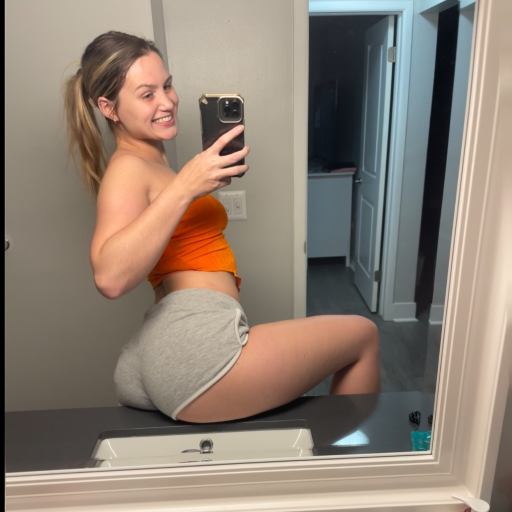
#> input picture test_hard_pose.jpg, 1024 x 1024 px (shown at 1/2 size)
$ python slideshow_factory.py --media-dir ../../.. --out-dir out
#> lines starting #> are read from the running program, lines starting #| are printed output that depends on the picture
### python_packages/reel_factory/reel_factory/fileops.py
"""Locking and atomic-write helpers for reel_factory.

Writers across the package (report/audit/summary emitters, scripts) previously
used bare ``Path.write_text``. A crash mid-write leaves a truncated file, and
concurrent writers (cron + interactive runs) can interleave. These helpers
provide:

- ``atomic_write_text`` / ``atomic_write_json``: write to a temp file in the
  same directory, fsync, then ``os.replace`` so readers only ever observe the
  old or the new complete contents.
- ``file_lock``: advisory inter-process lock (``fcntl.flock``) keyed on a
  sidecar ``.lock`` file, for serializing multi-file write sequences.
"""

from __future__ import annotations

import fcntl
import json
import os
import tempfile
from collections.abc import Iterator
from contextlib import contextmanager
from pathlib import Path
from typing import Any

__all__ = ["atomic_write_json", "atomic_write_text", "file_lock"]


def atomic_write_text(path: Path | str, text: str, *, encoding: str = "utf-8") -> None:
    """Atomically replace ``path`` with ``text`` (temp file + ``os.replace``)."""
    target = Path(path)
    target.parent.mkdir(parents=True, exist_ok=True)
    fd, tmp_name = tempfile.mkstemp(
        prefix=f".{target.name}.", suffix=".tmp", dir=target.parent
    )
    try:
        with os.fdopen(fd, "w", encoding=encoding) as handle:
            handle.write(text)
            handle.flush()
            os.fsync(handle.fileno())
        os.replace(tmp_name, target)
    except BaseException:
        try:
            os.unlink(tmp_name)
        except OSError:
            pass
        raise


# [29 lines left out: functions atomic_write_json, file_lock, not called in this run]

### python_packages/reel_factory/reel_factory/slideshow_factory.py
#!/usr/bin/env python3
"""Build IG-style slideshow/carousel assets from local media.

This is for the cheap content format shown in many "AI UGC slideshow" reels:
one folder of model/reference photos or video frames becomes a batch of still
slides plus an optional stitched MP4 preview. The source media is never edited.
"""

from __future__ import annotations

import argparse
import hashlib
import json
import math
import random
import shutil
import subprocess
import tempfile
from dataclasses import asdict, dataclass
from datetime import UTC, datetime
from pathlib import Path

from PIL import Image, ImageDraw, ImageFont, ImageOps

try:
    from .fileops import atomic_write_text
except ImportError:  # script mode: package dir itself is on sys.path
    from fileops import atomic_write_text

CANVAS_W = 1080
CANVAS_H = 1920
IMAGE_EXTS = {".jpg", ".jpeg", ".png", ".webp", ".heic"}
VIDEO_EXTS = {".mp4", ".mov", ".m4v", ".webm"}
MEDIA_EXTS = IMAGE_EXTS | VIDEO_EXTS


DEFAULT_HOOKS = [
    "People think my diet is weird...",
    "What I eat to stop the food noise",
    "How I look...",
    "pov: people think your diet is weird",
    '"Where are the carbs?"',
    "What I eat to stop me overeating",
    "What I eat to become the healthiest version of myself",
    '"Why don\'t you just eat normal food?"',
]


@dataclass(frozen=True)
class SlideshowItem:
    source_path: str
    kind: str
    source_hash: str
    caption_hash: str
    slide_path: str
    hook: str
    view_count_label: str | None = None


@dataclass(frozen=True)
class SlideshowManifest:
    schema: str
    created_at: str
    title: str
    preset: str
    format: str
    reference_pattern_id: str | None
    generation_id: str | None
    output_width: int
    output_height: int
    duration_seconds: float | None
    media_dir: str
    out_dir: str
    slide_count: int
    reel_path: str | None
    grid_path: str | None
    items: list[SlideshowItem]


def sha256_file(path: Path) -> str:
    h = hashlib.sha256()
    with path.open("rb") as fh:
        for chunk in iter(lambda: fh.read(1024 * 1024), b""):
            h.update(chunk)
    return h.hexdigest()


def discover_media(media_dir: Path) -> list[Path]:
    media_dir = media_dir.expanduser().resolve()
    if not media_dir.exists():
        raise FileNotFoundError(media_dir)
    return sorted(
        p
        for p in media_dir.rglob("*")
        if p.is_file() and p.suffix.lower() in MEDIA_EXTS
    )


def _load_font(
    fonts_dir: Path, *, bold: bool = True, size: int = 54
) -> ImageFont.FreeTypeFont:
    candidates = [
        fonts_dir
        / (
            "InstagramSansCondensed-Bold.woff2"
            if bold
            else "InstagramSansCondensed-Regular.woff2"
        ),
        fonts_dir / "SofiaSansCondensed-Medium.ttf",
        Path("/System/Library/Fonts/Supplemental/Arial Bold.ttf"),
        Path("/System/Library/Fonts/Supplemental/Arial.ttf"),
    ]
    for candidate in candidates:
        if candidate.exists():
            return ImageFont.truetype(str(candidate), size)
    return ImageFont.load_default(size=size)


def _fit_cover(img: Image.Image, size: tuple[int, int]) -> Image.Image:
    return ImageOps.fit(
        img.convert("RGB"), size, method=Image.Resampling.LANCZOS, centering=(0.5, 0.5)
    )


# [24 lines left out: function _extract_video_frame, not called in this run]


def _source_image_for(path: Path, scratch_dir: Path, *, ffmpeg: str = "ffmpeg") -> Path:
    if path.suffix.lower() in IMAGE_EXTS:
        return path
    return _extract_video_frame(path, scratch_dir / f"{path.stem}.jpg", ffmpeg=ffmpeg)


def _wrap_text(
    draw: ImageDraw.ImageDraw, text: str, font: ImageFont.FreeTypeFont, max_width: int
) -> list[str]:
    words = text.split()
    if not words:
        return []
    lines: list[str] = []
    current: list[str] = []
    for word in words:
        trial = " ".join([*current, word])
        bbox = draw.textbbox((0, 0), trial, font=font, stroke_width=2)
        if current and bbox[2] - bbox[0] > max_width:
            lines.append(" ".join(current))
            current = [word]
        else:
            current.append(word)
    if current:
        lines.append(" ".join(current))
    return lines[:3]


def render_slide(
    source_image: Path,
    out_path: Path,
    *,
    hook: str,
    fonts_dir: Path,
    view_count_label: str | None = None,
    preset: str = "mirror_feed",
) -> Path:
#> called with hook = 'People think my diet is weird...', view_count_label = '6,705', preset = 'mirror_feed'
    out_path.parent.mkdir(parents=True, exist_ok=True)
    with Image.open(source_image) as original:
#> original is the input picture: PIL image 1024x1024 RGB; mean R, G, B 142.7, 128.8, 116.2
        canvas = _fit_cover(original, (CANVAS_W, CANVAS_H))
#> in _fit_cover, `return ImageOps.fit( img.convert("RGB"), size, method=Image.Resampling..`:
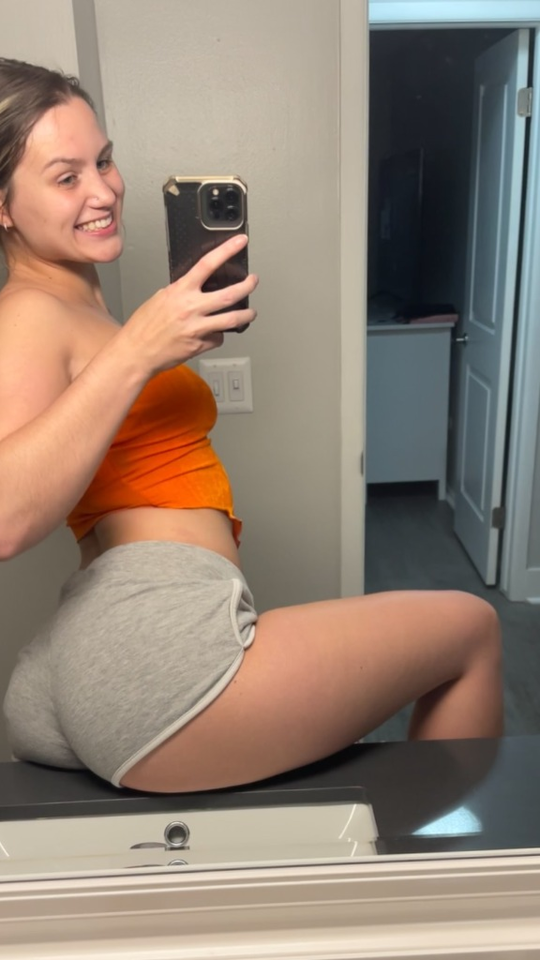
#> returned value: PIL image 1080x1920 RGB (shown at 1/2 size); mean R, G, B 146.8, 129.6, 115.8

    draw = ImageDraw.Draw(canvas)
    title_font = _load_font(fonts_dir, bold=True, size=54)
    stat_font = _load_font(fonts_dir, bold=True, size=64)
    small_font = _load_font(fonts_dir, bold=True, size=40)

    # A tiny vignette keeps white text readable without adding a visible card.
    overlay = Image.new("RGBA", canvas.size, (0, 0, 0, 0))
#> overlay: PIL image 1080x1920 RGBA; every value is 0
    od = ImageDraw.Draw(overlay)
    od.rectangle((0, 0, CANVAS_W, 230), fill=(0, 0, 0, 72))
    od.rectangle((0, CANVAS_H - 230, CANVAS_W, CANVAS_H), fill=(0, 0, 0, 58))
    canvas = Image.alpha_composite(canvas.convert("RGBA"), overlay)
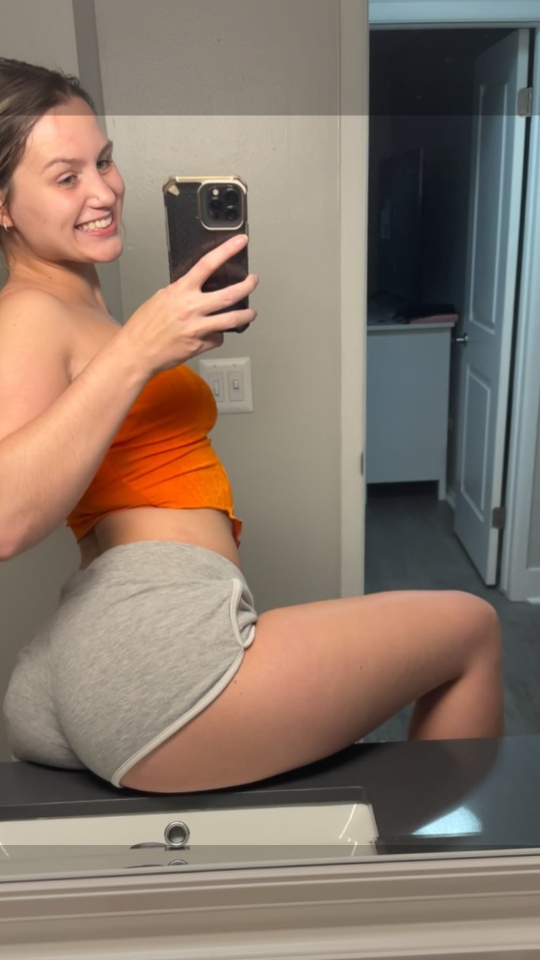
#> canvas: PIL image 1080x1920 RGBA (shown at 1/2 size); mean R, G, B, A 136.4, 119.8, 106.7, 255
    draw = ImageDraw.Draw(canvas)

    lines = _wrap_text(draw, hook, title_font, 820)
#> lines = ['People think my diet is', 'weird...']
    line_h = 56
    y = 118 if preset != "minimal" else 92
    for line in lines:
        bbox = draw.textbbox((0, 0), line, font=title_font, stroke_width=3)
        x = (CANVAS_W - (bbox[2] - bbox[0])) // 2
        draw.text(
            (x, y),
            line,
            font=title_font,
            fill=(255, 255, 255),
            stroke_width=3,
            stroke_fill=(0, 0, 0),
        )
        y += line_h
#> this loop made 2 passes
#> (line, bbox, x, y) on passes 1 to 2: ('People think my diet is', (-3, 7, 618, 65), 229, 174), ('weird...', (-3, 7, 202, 55), 437, 230)
#> after the loop, y = 230

    if view_count_label:
        draw.polygon(
            [(42, CANVAS_H - 118), (42, CANVAS_H - 54), (96, CANVAS_H - 86)],
            fill=(255, 255, 255),
        )
        draw.text(
            (118, CANVAS_H - 127),
            view_count_label,
            font=stat_font,
            fill=(255, 255, 255),
            stroke_width=3,
            stroke_fill=(0, 0, 0),
        )

    # Small carousel cue like IG grid screenshots.
    draw.rounded_rectangle(
        (CANVAS_W - 104, 50, CANVAS_W - 50, 104),
        radius=12,
        outline=(255, 255, 255),
        width=5,
    )
    draw.rounded_rectangle(
        (CANVAS_W - 86, 32, CANVAS_W - 32, 86), radius=12, fill=(255, 255, 255)
    )
    if preset == "minimal":
        draw.text(
            (40, CANVAS_H - 78),
            "slideshow",
            font=small_font,
            fill=(255, 255, 255),
            stroke_width=2,
            stroke_fill=(0, 0, 0),
        )

    canvas.convert("RGB").save(out_path, quality=94)
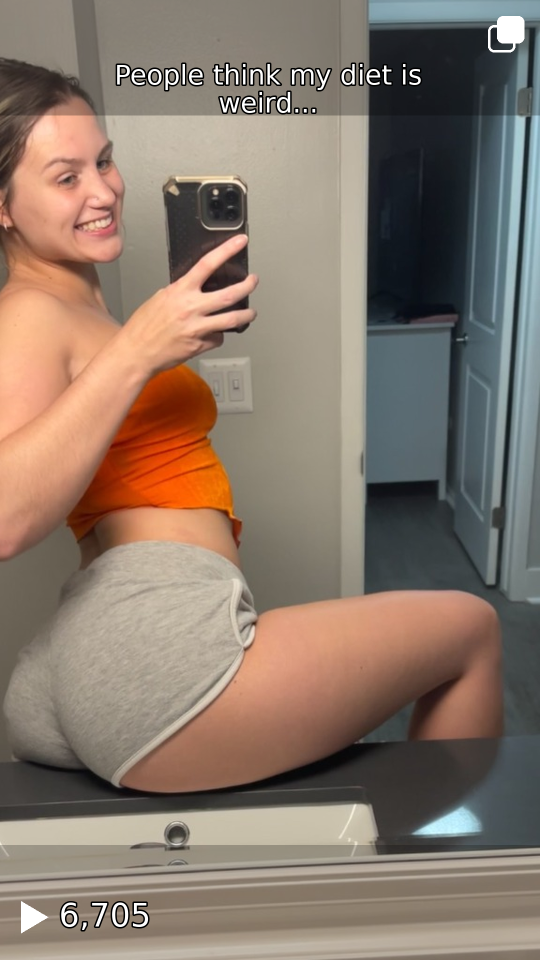
#> saved as slide_001.jpg: PIL image 1080x1920 RGB (shown at 1/2 size); mean R, G, B 136.6, 120.1, 107.2
    return out_path


def _format_fake_views(index: int, rng: random.Random) -> str:
    if index == 0:
        return f"{rng.randint(1400, 9900):,}"
    if index % 3 == 0:
        return f"{rng.randint(70, 420)}.{rng.randint(1, 9)}K"
    return f"{rng.randint(18, 160)}.{rng.randint(1, 9)}K"


def render_grid_preview(
    slides: list[Path], out_path: Path, *, title: str, fonts_dir: Path, columns: int = 3
) -> Path:
#> called with title = 'AI slideshow pack', columns = 3
    if not slides:
        raise ValueError("slides cannot be empty")
    columns = max(1, columns)
    rows = math.ceil(len(slides) / columns)
    cell_w = 360
    cell_h = 640
    grid = Image.new("RGB", (cell_w * columns, cell_h * rows), (0, 0, 0))
#> grid: PIL image 1080x640 RGB; every value is 0
    for idx, slide in enumerate(slides):
        with Image.open(slide) as img:
            thumb = _fit_cover(img, (cell_w, cell_h))
#> call 2 of _fit_cover, with size = (360, 640)
#> in _fit_cover (call 2), `return ImageOps.fit( img.convert("RGB"), size, method=Image.Resampling..`:
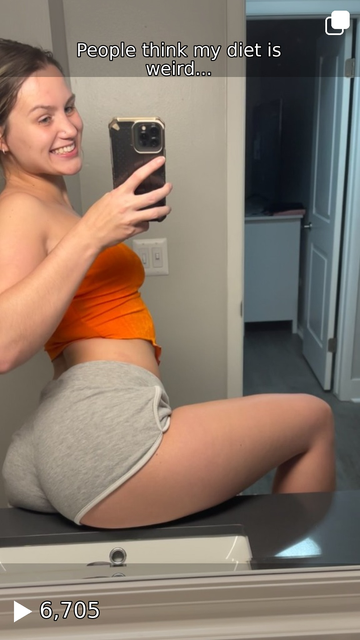
#> returned value: PIL image 360x640 RGB; mean R, G, B 136.6, 120, 107.1
        x = (idx % columns) * cell_w
        y = (idx // columns) * cell_h
        grid.paste(thumb, (x, y))
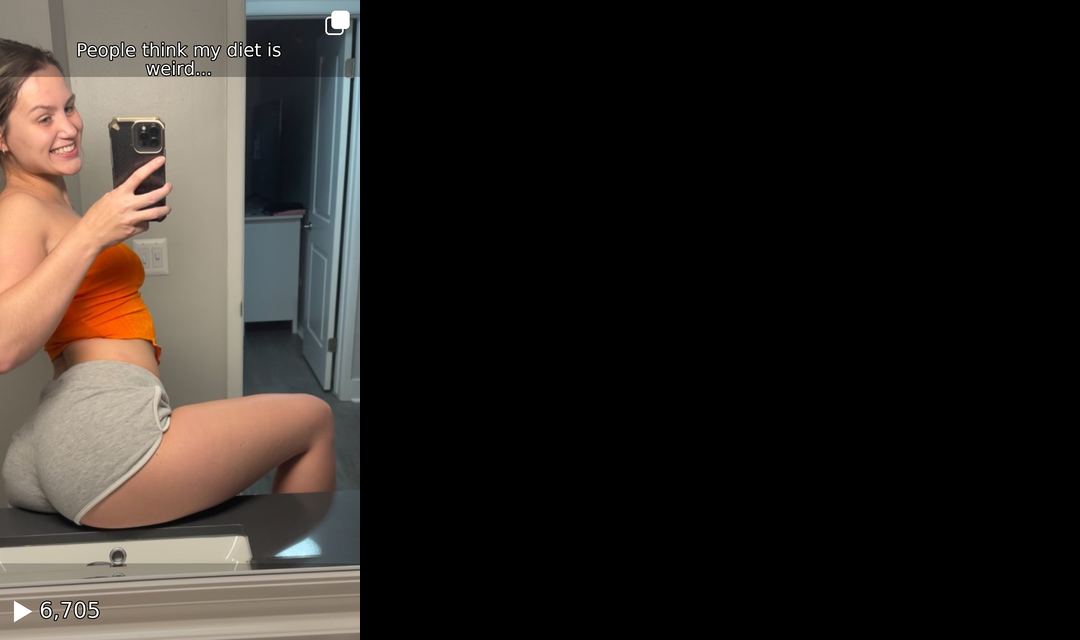
#> grid: PIL image 1080x640 RGB; mean R, G, B 45.5, 40, 35.7

    draw = ImageDraw.Draw(grid)
    font = _load_font(fonts_dir, bold=True, size=78)
    lines = _wrap_text(draw, title, font, cell_w * columns - 160)
#> lines = ['AI slideshow pack']
    box_h = 96 + len(lines) * 86
#> box_h = 182
    box_w = cell_w * columns - 220
    x0 = (cell_w * columns - box_w) // 2
    y0 = max(70, min(grid.height - box_h - 80, grid.height // 3 - box_h // 2))
#> y0 = 122
    draw.rounded_rectangle((x0, y0, x0 + box_w, y0 + box_h), radius=24, fill=(0, 0, 0))
    y = y0 + 44
#> y = 166
    for line in lines:
        bbox = draw.textbbox((0, 0), line, font=font)
        x = (cell_w * columns - (bbox[2] - bbox[0])) // 2
        draw.text((x, y), line, font=font, fill=(255, 255, 255))
        y += 86
#> this loop made 1 pass
#> (line, bbox, x, y) on pass 1: ('AI slideshow pack', (0, 14, 694, 89), 193, 252)
#> after the loop, y = 252

    out_path.parent.mkdir(parents=True, exist_ok=True)
    grid.save(out_path, quality=94)
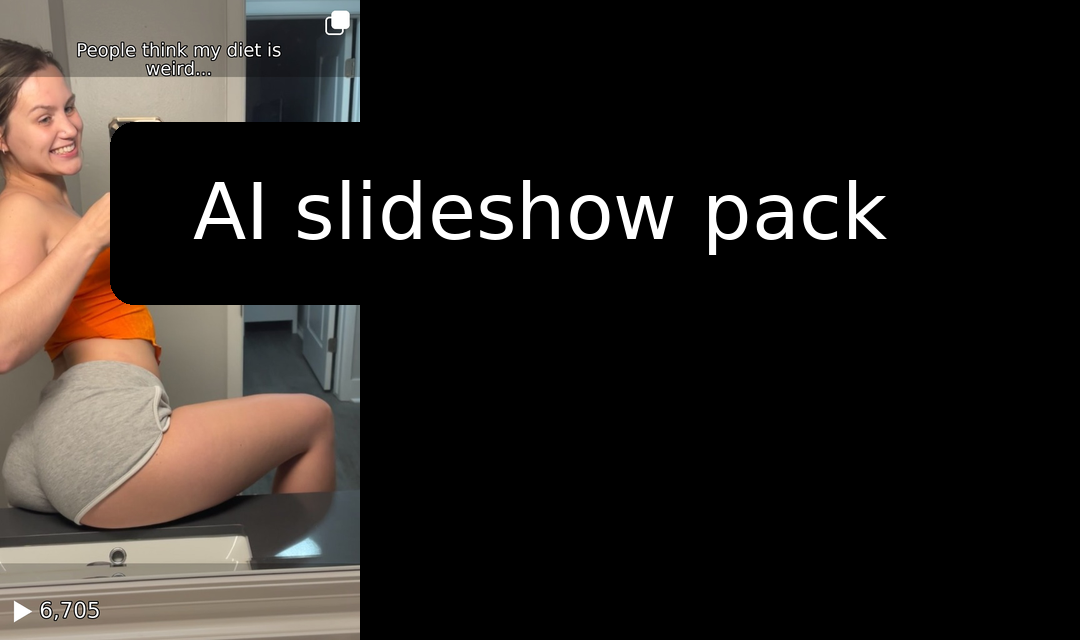
#> saved as grid_preview.jpg: PIL image 1080x640 RGB; mean R, G, B 41.8, 36.6, 32.7
    return out_path


def render_slideshow_video(
    slides: list[Path],
    out_path: Path,
    *,
    seconds_per_slide: float = 1.15,
    ffmpeg: str = "ffmpeg",
) -> Path:
#> called with seconds_per_slide = 1.15, ffmpeg = 'ffmpeg'
    if not slides:
        raise ValueError("slides cannot be empty")
    out_path.parent.mkdir(parents=True, exist_ok=True)
    with tempfile.TemporaryDirectory() as tmp:
        tmp_dir = Path(tmp)
        list_path = tmp_dir / "slides.txt"
        lines: list[str] = []
        for slide in slides:
            lines.append(f"file '{slide.resolve()}'")
            lines.append(f"duration {seconds_per_slide:.3f}")
        lines.append(f"file '{slides[-1].resolve()}'")
        atomic_write_text(list_path, "\n".join(lines) + "\n", encoding="utf-8")
        cmd = [
            ffmpeg,
            "-hide_banner",
            "-loglevel",
            "error",
            "-y",
            "-f",
            "concat",
            "-safe",
            "0",
            "-i",
            str(list_path),
            "-vf",
            "scale=1080:1920:force_original_aspect_ratio=decrease,pad=1080:1920:(ow-iw)/2:(oh-ih)/2,format=yuv420p",
            "-r",
            "30",
            "-an",
            "-movflags",
            "+faststart",
            str(out_path),
        ]
#> (the run stopped early here; a loop or call above may not have finished)

$ run again, on python_packages/reel_factory/caption_validation/larissa_caption_validation_sheet.png
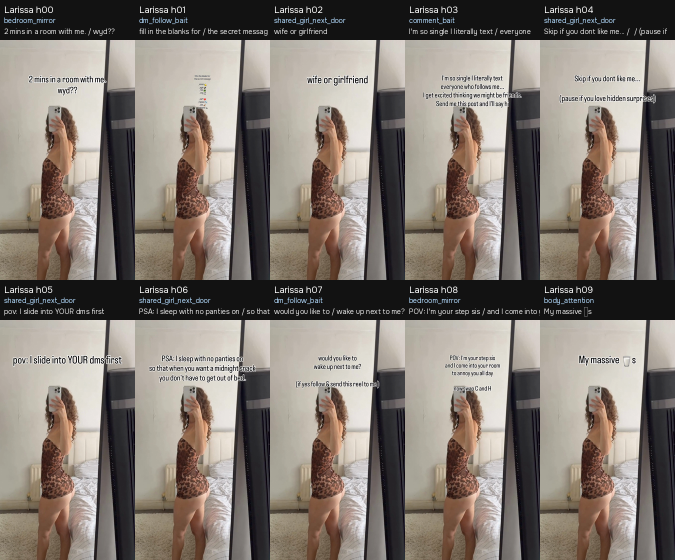
#> input picture python_packages/reel_factory/caption_validation/larissa_caption_validation_sheet.png, 1350 x 1120 px (shown at 1/2 size)
#> in render_slide, original is the input picture: PIL image 1350x1120 RGB; mean R, G, B 131.2, 122.5, 115
#> overlay: PIL image 1080x1920 RGBA; every value is 0
#> in render_slide, `canvas = Image.alpha_composite(canvas.convert("RGBA"), overlay)`:
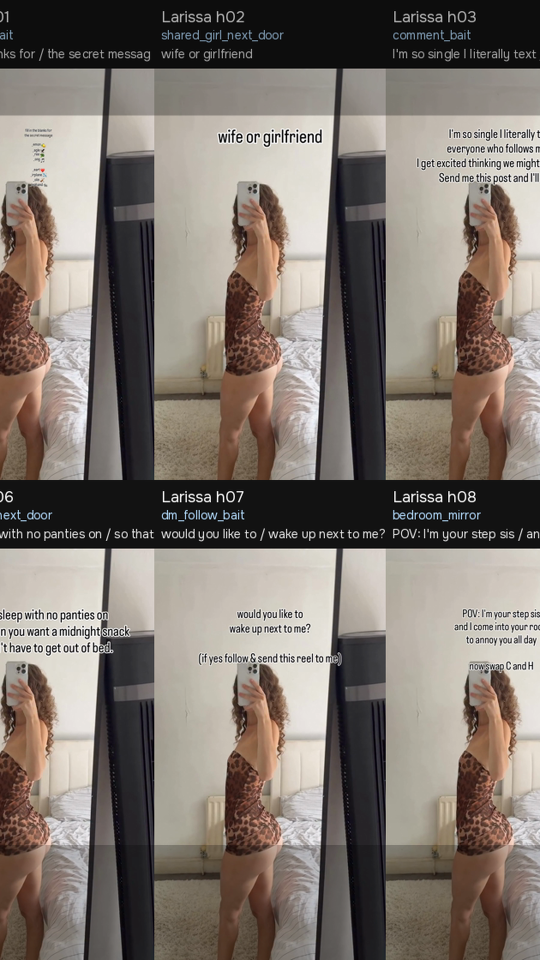
#> canvas: PIL image 1080x1920 RGBA (shown at 1/2 size); mean R, G, B, A 126.8, 117.6, 110.2, 255
#> in render_slide, `lines = _wrap_text(draw, hook, title_font, 820)`: lines = ['People think my diet is', 'weird...']
#> the loop in render_slide, `for line in lines:` made 2 passes
#> (line, bbox, x, y) on passes 1 to 2: ('People think my diet is', (-3, 7, 618, 65), 229, 174), ('weird...', (-3, 7, 202, 55), 437, 230)
#> after the loop in render_slide, `for line in lines:`: y = 230
#> in render_grid_preview, `lines = _wrap_text(draw, title, font, cell_w * columns - 160)`: lines = ['AI slideshow pack']
#> box_h = 182
#> y0 = 122
#> in render_grid_preview, `y = y0 + 44`: y = 166
#> the loop in render_grid_preview, `for line in lines:` made 1 pass
#> (line, bbox, x, y) on pass 1: ('AI slideshow pack', (0, 14, 694, 89), 193, 252)
#> after the loop in render_grid_preview, `for line in lines:`: y = 252
#> in render_grid_preview, `grid.save(out_path, quality=94)`:
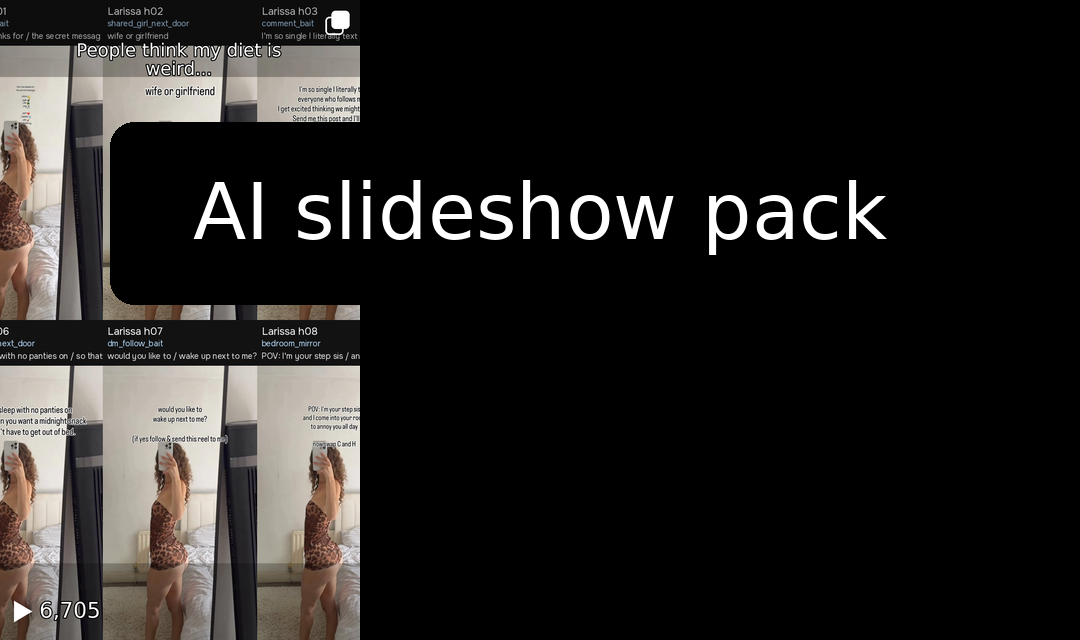
#> saved as grid_preview.jpg: PIL image 1080x640 RGB; mean R, G, B 37, 34.9, 33.2
